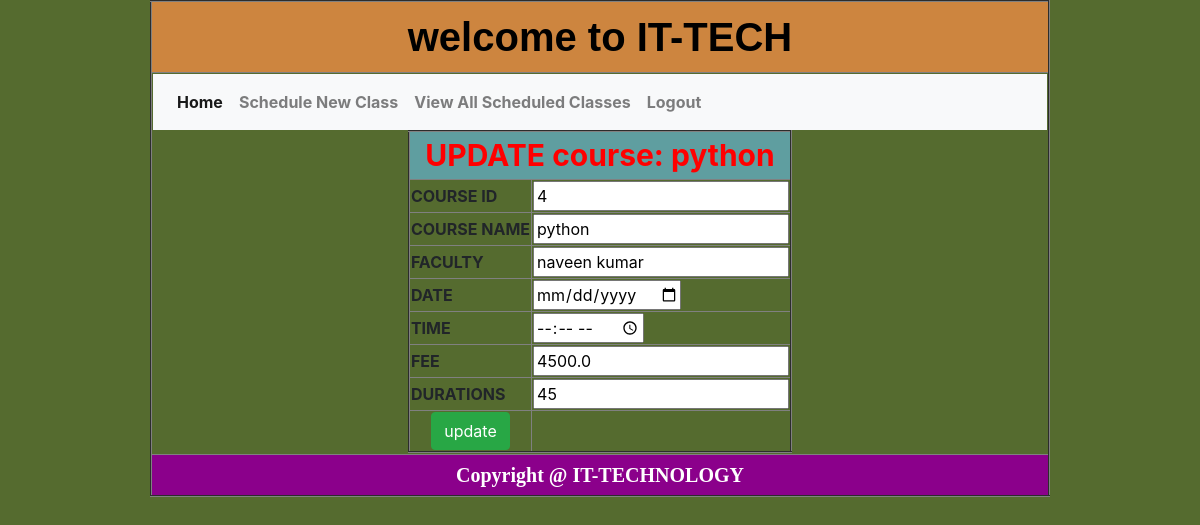
Page /update_cls/?c_name=python on the earlier database version.
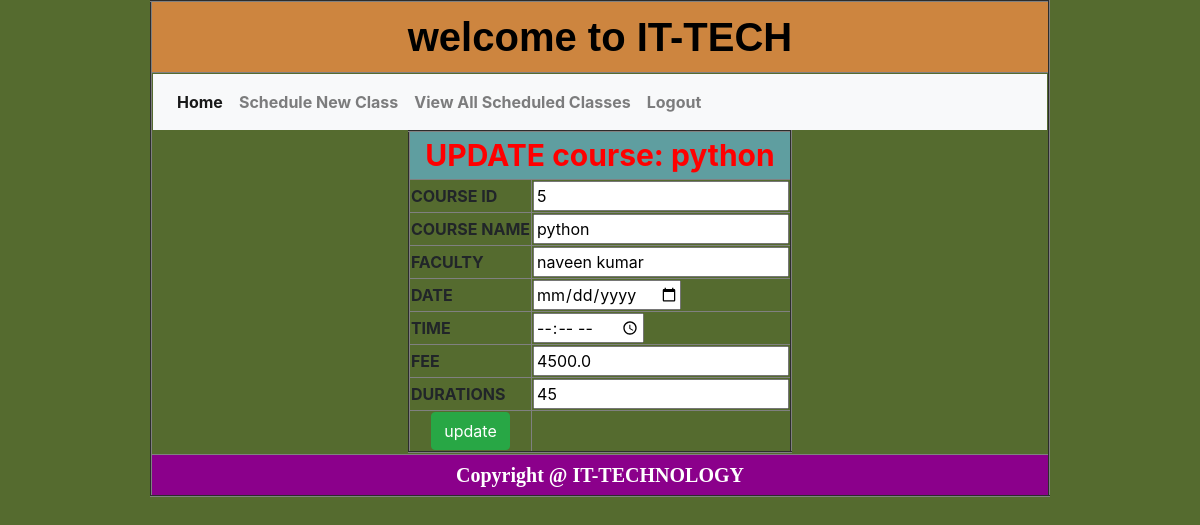
Same page on the later database version.
### ITapp/models.py (models this page shows)
class ScheduleclassModel(models.Model):
    course_id=models.AutoField(default=None,primary_key=True)
    course_name=models.CharField(max_length=50,unique=True)
    faculty=models.CharField(max_length=50)
    date=models.DateField()
    time=models.TimeField()
    fee=models.FloatField()
    duration=models.IntegerField()

### ITapp/views.py (the view)
# urls.py: path('update_cls/',views.update_cls,name="update_cls"),
def update_cls(request):
    course_name=request.GET.get("c_name")
    cls=ScheduleclassModel.objects.get(course_name=course_name)
    return render(request,"update_cls.html",{"course-name":course_name,"data":cls})

### templates/update_cls.html (shortened to what this page needs)
{% extends 'common.html' %}
{% block IT %}
{% include 'admin_menu.html' %}
    <form action="{% url 'upcls' %}" method="post">
<table align="center" border="2">
<tr align="center" style="background-color: cadetblue;font-size: 30px;color: red">
    <th colspan="2"> UPDATE course: {{ data.course_name }} </th>
</tr>
    <tr>
        <th>COURSE ID</th>
                <th><input type="number" value="{{ data.course_id }}" name="id"></th>
    </tr>
<tr>
    <th>COURSE NAME</th>
        <th><input type="text" value="{{ data.course_name }}" name="u0"></th>
</tr>
<tr>
    <th>FACULTY</th>
    <th><INPUT type="text" value="{{ data.faculty }}" name="u1"></th>
</tr>
<tr>
    <th>DATE</th>
    <th><INPUT type="date" value="{{ data.date }}" name="u2"></th>
</tr>
<tr>
    <th>TIME</th>
    <th><INPUT type="time" value="{{ data.time }}" name="u3"></th>
</tr>
<tr>
    <th>FEE</th>
    <th><INPUT type="number" value="{{ data.fee }}" name="u4"></th>
</tr>
<tr>
    <th>DURATIONS</th>
    <th><INPUT type="number" value="{{ data.duration }}" name="u5"></th>
</tr>
<tr align="center">
    <th>
        <button type="submit" class="btn btn-success">update</button>
    </th>
</tr>
</table>
</form>
{% endblock %}

Differences in the rows shown:
removed ScheduleclassModel: course_name "python", id "4", u0 "python", u1 "naveen kumar", u4 "4500.0", u5 "45"
added ScheduleclassModel: course_name "python", id "5", u0 "python", u1 "naveen kumar", u4 "4500.0", u5 "45"
